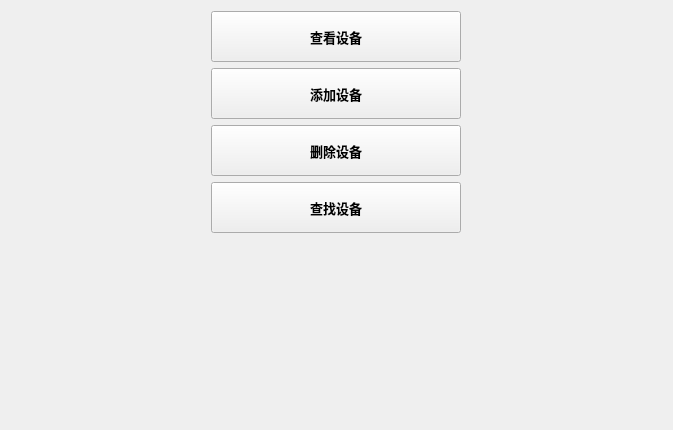
<?xml version="1.0" encoding="UTF-8"?>
<ui version="4.0">
 <class>DeviceMessage</class>
 <widget class="QWidget" name="DeviceMessage">
  <property name="geometry">
   <rect>
    <x>0</x>
    <y>0</y>
    <width>673</width>
    <height>430</height>
   </rect>
  </property>
  <property name="windowTitle">
   <string>Form</string>
  </property>
  <layout class="QGridLayout" name="gridLayout">
   <item row="0" column="0">
    <layout class="QVBoxLayout" name="verticalLayout">
     <item>
      <widget class="QPushButton" name="btnSeeDevice">
       <property name="minimumSize">
        <size>
         <width>250</width>
         <height>51</height>
        </size>
       </property>
       <property name="maximumSize">
        <size>
         <width>250</width>
         <height>51</height>
        </size>
       </property>
       <property name="font">
        <font>
         <family>微软雅黑</family>
         <pointsize>10</pointsize>
         <weight>75</weight>
         <bold>true</bold>
        </font>
       </property>
       <property name="text">
        <string>查看设备</string>
       </property>
      </widget>
     </item>
     <item>
      <widget class="QPushButton" name="btnAddDevice">
       <property name="minimumSize">
        <size>
         <width>250</width>
         <height>51</height>
        </size>
       </property>
       <property name="maximumSize">
        <size>
         <width>250</width>
         <height>51</height>
        </size>
       </property>
       <property name="font">
        <font>
         <family>微软雅黑</family>
         <pointsize>10</pointsize>
         <weight>75</weight>
         <bold>true</bold>
        </font>
       </property>
       <property name="text">
        <string>添加设备</string>
       </property>
      </widget>
     </item>
     <item>
      <widget class="QPushButton" name="btnDeleteDevice">
       <property name="minimumSize">
        <size>
         <width>250</width>
         <height>51</height>
        </size>
       </property>
       <property name="maximumSize">
        <size>
         <width>250</width>
         <height>51</height>
        </size>
       </property>
       <property name="font">
        <font>
         <family>微软雅黑</family>
         <pointsize>10</pointsize>
         <weight>75</weight>
         <bold>true</bold>
        </font>
       </property>
       <property name="text">
        <string>删除设备</string>
       </property>
      </widget>
     </item>
     <item>
      <widget class="QPushButton" name="btnGetDevice">
       <property name="minimumSize">
        <size>
         <width>250</width>
         <height>51</height>
        </size>
       </property>
       <property name="maximumSize">
        <size>
         <width>250</width>
         <height>51</height>
        </size>
       </property>
       <property name="font">
        <font>
         <family>微软雅黑</family>
         <pointsize>10</pointsize>
         <weight>75</weight>
         <bold>true</bold>
        </font>
       </property>
       <property name="text">
        <string>查找设备</string>
       </property>
      </widget>
     </item>
     <item>
      <spacer name="verticalSpacer">
       <property name="orientation">
        <enum>Qt::Vertical</enum>
       </property>
       <property name="sizeHint" stdset="0">
        <size>
         <width>20</width>
         <height>40</height>
        </size>
       </property>
      </spacer>
     </item>
    </layout>
   </item>
  </layout>
 </widget>
 <resources/>
 <connections/>
</ui>
